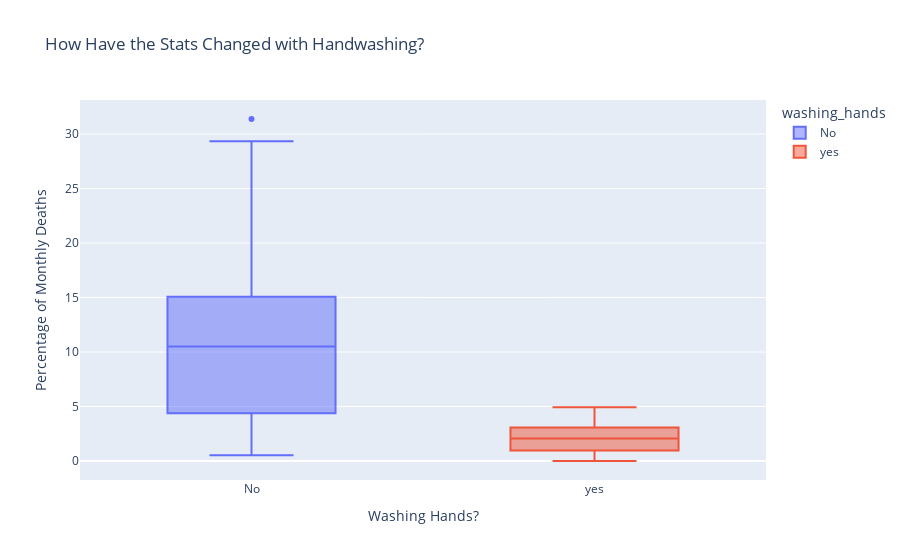

Notebook source saved alongside this figure:
### Code cell
box = px.box(
    df_monthly,
    x="washing_hands",
    y="pct_deaths",
    color="washing_hands",
    title="How Have the Stats Changed with Handwashing?",
)

box.update_layout(
    xaxis_title="Washing Hands?",
    yaxis_title="Percentage of Monthly Deaths",
)

box.show()

### Figure 1 — Plotly figure (JSON) as saved in the notebook; plotly's stock layout.template omitted (floating-point values rounded to 4 significant figures)
{"data": [{"alignmentgroup": "True", "hovertemplate": "washing_hands=%{x}<br>pct_deaths=%{y}<extra></extra>", "legendgroup": "No", "marker": {"color": "#636efa"}, "name": "No", "notched": false, "offsetgroup": "No", "orientation": "v", "showlegend": true, "type": "box", "x": ["No", "No", "No", "No", "No", "No", "No", "No", "No", "No", "No", "No", "No", "No", "No", "No", "No", "No", "No", "No", "No", "No", "No", "No", "No", "No", "No", "No", "No", "No", "No", "No", "No", "No", "No", "No", "No", "No", "No", "No", "No", "No", "No", "No", "No", "No", "No", "No", "No", "No", "No", "No", "No", "No", "No", "No", "No", "No", "No", "No", "No", "No", "No", "No", "No", "No", "No", "No", "No", "No", "No", "No", "No", "No", "No", "No"], "x0": " ", "xaxis": "x", "y": [14.57, 7.531, 4.332, 1.569, 0.7843, 5, 8.421, 1.351, 1.878, 11.02, 22.55, 20.85, 12.22, 10.23, 10.74, 3.226, 6.593, 20.78, 25.46, 18.39, 29.34, 22.97, 31.38, 19.12, 15.97, 12.41, 11.93, 6.098, 4.082, 0.5236, 1.554, 2.262, 17.6, 7.143, 8.051, 15.16, 11.28, 17.03, 17.31, 5.833, 2.679, 4.369, 6.32, 1.224, 3.226, 11.02, 10.55, 7.591, 4.745, 4.452, 4.231, 4.392, 7.143, 6.122, 3.586, 10.55, 14.84, 10.94, 10.49, 13.39, 18.09, 15.43, 18.97, 13.44, 10.15, 13.1, 18.06, 14.39, 14.96, 10.77, 5.369, 3.215, 1.923, 3.607, 18.27, 12.24], "y0": " ", "yaxis": "y"}, {"alignmentgroup": "True", "hovertemplate": "washing_hands=%{x}<br>pct_deaths=%{y}<extra></extra>", "legendgroup": "yes", "marker": {"color": "#EF553B"}, "name": "yes", "notched": false, "offsetgroup": "yes", "orientation": "v", "showlegend": true, "type": "box", "x": ["yes", "yes", "yes", "yes", "yes", "yes", "yes", "yes", "yes", "yes", "yes", "yes", "yes", "yes", "yes", "yes", "yes", "yes", "yes", "yes", "yes", "yes"], "x0": " ", "xaxis": "x", "y": [2.239, 1.2, 1.894, 4.58, 3.957, 4.472, 2.93, 3.534, 0.6873, 0, 0.6557, 0.9585, 1.136, 0.3717, 0, 0.9615, 2.341, 2.903, 1.34, 2.233, 3.085, 4.926], "y0": " ", "yaxis": "y"}], "layout": {"boxmode": "overlay", "legend": {"title": {"text": "washing_hands"}, "tracegroupgap": 0}, "title": {"text": "How Have the Stats Changed with Handwashing?"}, "xaxis": {"anchor": "y", "categoryarray": ["No", "yes"], "categoryorder": "array", "domain": [0, 1], "title": {"text": "Washing Hands?"}}, "yaxis": {"anchor": "x", "domain": [0, 1], "title": {"text": "Percentage of Monthly Deaths"}}}}
